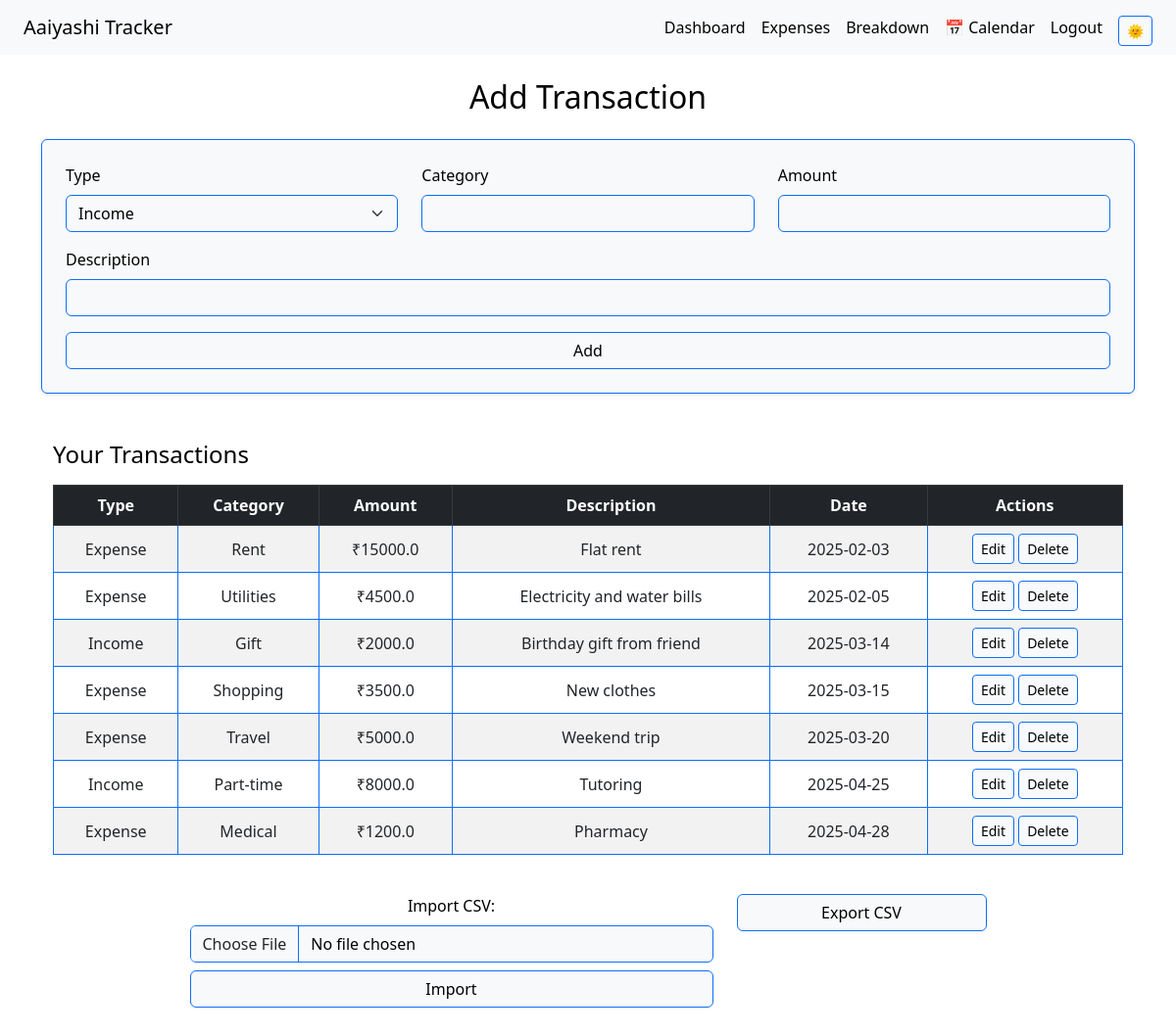
The app's page /expenses (signed in) with its own data.
### app/models.py (models this page shows)
class Expense(db.Model):
    id = db.Column(db.Integer, primary_key=True)
    type = db.Column(db.String(10))
    category = db.Column(db.String(50))
    amount = db.Column(db.Float)
    date = db.Column(db.Date, default=datetime.utcnow)
    description = db.Column(db.String(200))
    user_id = db.Column(db.Integer, db.ForeignKey('user.id'), nullable=False)

### app/routes.py (the view, shortened to what this page needs)
@main.route('/expenses', methods=['GET', 'POST'])
@login_required
def expenses():
    all_expenses = Expense.query.filter_by(user_id=current_user.id).all()
    return render_template('expenses.html', expenses=all_expenses)

### app/routes.py (called while the page is built)
@login_manager.user_loader
def load_user(user_id):
    return User.query.get(int(user_id))

### app/templates/expenses.html (shortened to what this page needs)
{% extends 'base.html' %}
{% block content %}
<h2 class="mb-4 text-center">Add Transaction</h2>
<form method="POST" class="card p-4 shadow-sm">
    <div class="row mb-3">
        <div class="col-md-4">
            <label class="form-label">Type</label>
            <select name="type" class="form-select" required>
                <option value="Income">Income</option>
            </select>
        </div>
        <div class="col-md-4">
            <label class="form-label">Category</label>
            <input name="category" class="form-control" required>
        </div>
        <div class="col-md-4">
            <label class="form-label">Amount</label>
            <input name="amount" type="number" class="form-control" required>
        </div>
    </div>
    <div class="mb-3">
        <label class="form-label">Description</label>
        <input name="description" class="form-control">
    </div>
    <button class="btn btn-primary w-100">Add</button>
</form>
<div class="container mt-4">
<h4 class="mt-5 mb-3">Your Transactions</h4>
<div class="table-responsive">
<table class="table table-striped table-bordered align-middle text-center">
    <thead class="table-dark">
        <tr>
            <th>Type</th>
            <th>Category</th>
            <th>Amount</th>
            <th>Description</th>
            <th>Date</th>
            <th>Actions</th>
        </tr>
    </thead>
    <tbody>
        {% for expense in expenses %}
        <tr>
            <td>{{ expense.type }}</td>
            <td>{{ expense.category }}</td>
            <td>₹{{ expense.amount }}</td>
            <td>{{ expense.description }}</td>
            <td>{{ expense.date.strftime('%Y-%m-%d') }}</td>
            <td>
                <a href="{{ url_for('main.edit_expense', expense_id=expense.id) }}" class="btn btn-sm btn-outline-primary">Edit</a>
                <form method="POST" action="{{ url_for('main.delete_expense', expense_id=expense.id) }}" style="display:inline;">
                    <button type="submit" class="btn btn-sm btn-outline-danger" onclick="return confirm('Delete this entry?')">Delete</button>
                </form>
            </td>
        </tr>
        {% endfor %}
    </tbody>
</table>
</div>
</div>
<div class="container mt-4 mb-5">
    <div class="row justify-content-center">
      <div class="col-md-6 text-center">
        <form action="{{ url_for('main.import_data') }}" method="POST" enctype="multipart/form-data" class="mb-3">
          <label class="form-label">Import CSV:</label>
          <input type="file" name="file" class="form-control mb-2" required>
          <button type="submit" class="btn btn-success w-100">Import</button>
        </form>
      </div>
      <div class="col-md-3 text-center">
        <a href="{{ url_for('main.export_data') }}" class="btn btn-primary w-100 mt-4 mt-md-0">Export CSV</a>
      </div>
    </div>
  </div>
{% endblock %}

### app/templates/base.html (shortened to what this page needs)
<!DOCTYPE html>
<html lang="en" data-theme="light">
  <head>
    <link
      href="https://cdn.jsdelivr.net/npm/bootstrap@5.3.0/dist/css/bootstrap.min.css"
      rel="stylesheet"
    />
    <link
      rel="stylesheet"
      href="{{ url_for('static', filename='styles.css') }}"
    />
  </head>
  <body>
    <nav class="navbar navbar-expand-lg navbar-light bg-light px-4" id="navbar">
      <a class="navbar-brand" href="/">Aaiyashi Tracker</a>
      <div class="collapse navbar-collapse" id="navbarNav">
        <ul class="navbar-nav ms-auto">
          {% if current_user.is_authenticated %}
          <li class="nav-item">
            <a class="nav-link" href="{{ url_for('main.dashboard') }}"
              >Dashboard</a
            >
          </li>
          <li class="nav-item">
            <a class="nav-link" href="{{ url_for('main.expenses') }}"
              >Expenses</a
            >
          </li>
          <li class="nav-item">
            <a class="nav-link" href="{{ url_for('main.monthly_breakdown') }}"
              >Breakdown</a
            >
          </li>
          <li class="nav-item">
            <a class="nav-link" href="{{ url_for('main.calendar_view') }}">📅 Calendar</a>
          </li>
          <li class="nav-item">
            <a class="nav-link" href="{{ url_for('main.logout') }}">Logout</a>
          </li>
          {% endif %}
          <li class="nav-item">
            <button
              class="btn btn-sm btn-outline-secondary ms-2 mt-2"
              id="toggle-theme"
            >
            </button>
          </li>
        </ul>
      </div>
    </nav>
    <div class="container mt-4">
       {% block content %}{% endblock %}
    </div>
  </body>
</html>

### app/static/styles.css (style rules this page uses)
:root { --bg-color: #ffffff; --text-color: #000000; --card-color: #f8f9fa; --accent-color: #0d6efd; }
[data-theme='light'] .navbar .nav-link { color: #000000 !important; }
[data-theme='light'] .navbar-brand { color: #000000 !important; }
body { background-color: var(--bg-color) !important; color: var(--text-color); }
.navbar { background-color: var(--card-color) !important; }
.card, .shadow-sm, table, .form-control, .form-select, .btn { background-color: var(--card-color) !important; color: var(--text-color) !important; border-color: var(--accent-color) !important; }
a, .btn { color: var(--accent-color); }
thead { background-color: var(--accent-color); color: white; }

### records on screen
Expense: type "Expense", category "Rent", amount "15000.0", description "Flat rent", date "2025-02-03"
Expense: type "Expense", category "Utilities", amount "4500.0", description "Electricity and water bills", date "2025-02-05"
Expense: type "Income", category "Gift", amount "2000.0", description "Birthday gift from friend", date "2025-03-14"
Expense: type "Expense", category "Shopping", amount "3500.0", description "New clothes", date "2025-03-15"
Expense: type "Expense", category "Travel", amount "5000.0", description "Weekend trip", date "2025-03-20"
Expense: type "Income", category "Part-time", amount "8000.0", description "Tutoring", date "2025-04-25"
Expense: type "Expense", category "Medical", amount "1200.0", description "Pharmacy", date "2025-04-28"
